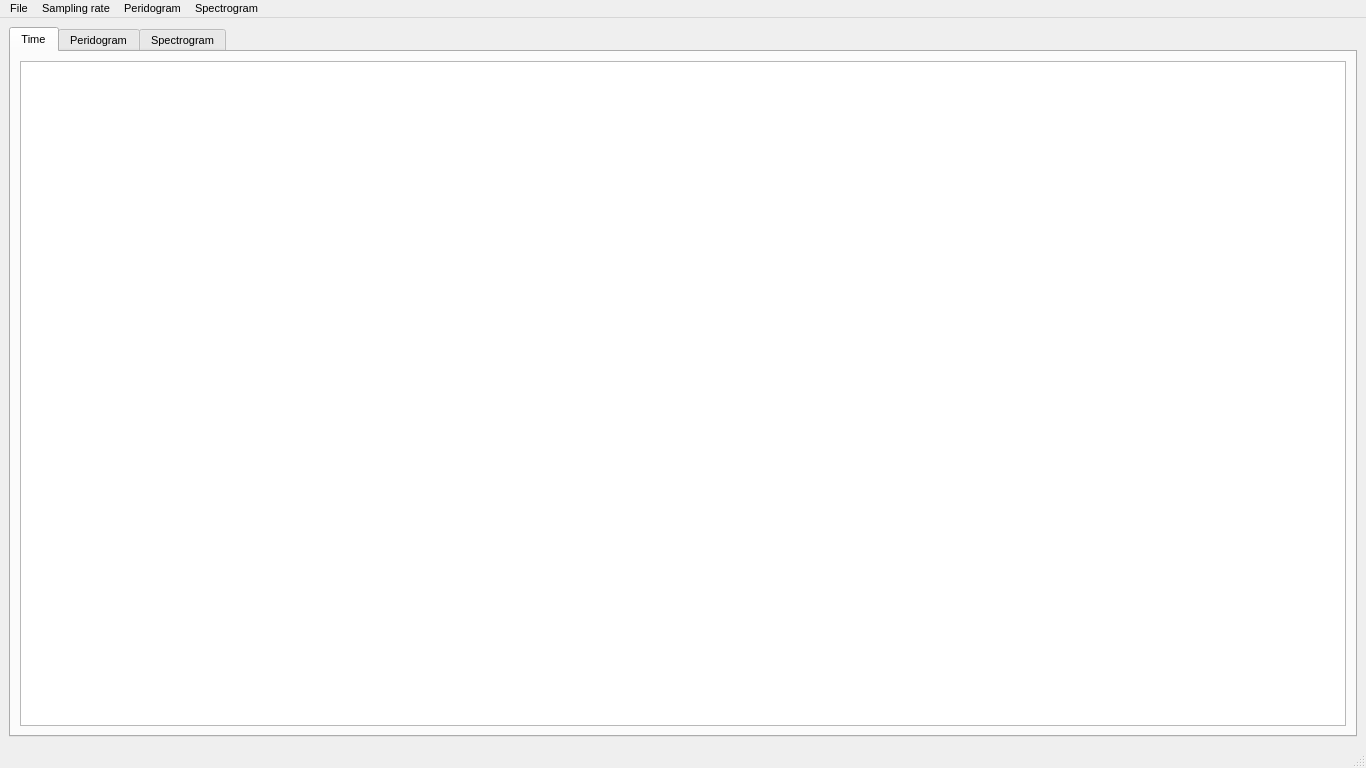
<?xml version="1.0" encoding="UTF-8"?>
<ui version="4.0">
 <class>MainWindow</class>
 <widget class="QMainWindow" name="MainWindow">
  <property name="geometry">
   <rect>
    <x>0</x>
    <y>0</y>
    <width>1366</width>
    <height>768</height>
   </rect>
  </property>
  <property name="font">
   <font>
    <pointsize>8</pointsize>
   </font>
  </property>
  <property name="windowTitle">
   <string>Signal Display</string>
  </property>
  <widget class="QWidget" name="centralwidget">
   <layout class="QGridLayout" name="gridLayout">
    <item row="0" column="0">
     <widget class="QTabWidget" name="tabWidget">
      <property name="currentIndex">
       <number>0</number>
      </property>
      <widget class="QWidget" name="tab">
       <attribute name="title">
        <string>Time</string>
       </attribute>
       <layout class="QGridLayout" name="gridLayout_2">
        <item row="0" column="0">
         <widget class="QGraphicsView" name="viewtime"/>
        </item>
       </layout>
      </widget>
      <widget class="QWidget" name="tab_2">
       <attribute name="title">
        <string>Peridogram</string>
       </attribute>
       <layout class="QGridLayout" name="gridLayout_3">
        <item row="0" column="0">
         <widget class="QGraphicsView" name="viewfrequency"/>
        </item>
       </layout>
      </widget>
      <widget class="QWidget" name="tab_3">
       <attribute name="title">
        <string>Spectrogram</string>
       </attribute>
       <layout class="QGridLayout" name="gridLayout_4">
        <item row="0" column="0">
         <widget class="QGraphicsView" name="viewspectrogram"/>
        </item>
       </layout>
      </widget>
     </widget>
    </item>
   </layout>
  </widget>
  <widget class="QMenuBar" name="menubar">
   <property name="geometry">
    <rect>
     <x>0</x>
     <y>0</y>
     <width>1366</width>
     <height>21</height>
    </rect>
   </property>
   <widget class="QMenu" name="menuAbrir">
    <property name="title">
     <string>File</string>
    </property>
    <addaction name="actionOpen"/>
   </widget>
   <widget class="QMenu" name="menuSampling_rate">
    <property name="title">
     <string>Sampling rate</string>
    </property>
    <addaction name="actionSet_sampling_rate"/>
    <addaction name="separator"/>
    <addaction name="separator"/>
    <addaction name="actionClear_sampling_rate"/>
   </widget>
   <widget class="QMenu" name="menuPeridogram">
    <property name="title">
     <string>Peridogram</string>
    </property>
    <addaction name="actionFast_Fourier_Transform"/>
    <addaction name="actionWelch"/>
    <addaction name="separator"/>
    <addaction name="actionDisable_periodogram"/>
   </widget>
   <widget class="QMenu" name="menuSpectrogram">
    <property name="title">
     <string>Spectrogram</string>
    </property>
    <addaction name="separator"/>
    <addaction name="actionSe_spectrogram"/>
    <addaction name="separator"/>
    <addaction name="actionDisable_spectrogram"/>
   </widget>
   <addaction name="menuAbrir"/>
   <addaction name="menuSampling_rate"/>
   <addaction name="menuPeridogram"/>
   <addaction name="menuSpectrogram"/>
  </widget>
  <widget class="QStatusBar" name="statusbar"/>
  <action name="actionOpen">
   <property name="text">
    <string>Open</string>
   </property>
  </action>
  <action name="actionSet_sampling_rate">
   <property name="text">
    <string>Set sampling rate</string>
   </property>
  </action>
  <action name="actionClear_sampling_rate">
   <property name="text">
    <string>Disable sampling rate</string>
   </property>
  </action>
  <action name="actionFast_Fourier_Transform">
   <property name="text">
    <string>Fast Fourier Transform</string>
   </property>
  </action>
  <action name="actionWelch">
   <property name="text">
    <string>Welch</string>
   </property>
  </action>
  <action name="actionDisable_periodogram">
   <property name="text">
    <string>Disable periodogram</string>
   </property>
  </action>
  <action name="actionSe_spectrogram">
   <property name="text">
    <string>Set spectrogram</string>
   </property>
  </action>
  <action name="actionDisable_spectrogram">
   <property name="text">
    <string>Disable spectrogram</string>
   </property>
  </action>
 </widget>
 <resources/>
 <connections/>
</ui>
